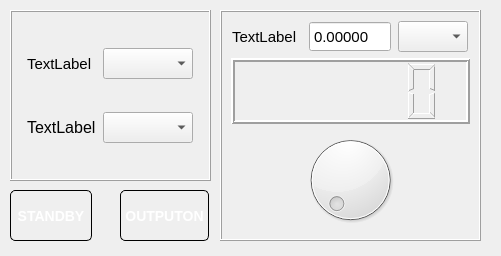
<?xml version="1.0" encoding="UTF-8"?>
<ui version="4.0">
 <class>MarkerDialog</class>
 <widget class="QDialog" name="MarkerDialog">
  <property name="geometry">
   <rect>
    <x>0</x>
    <y>0</y>
    <width>501</width>
    <height>256</height>
   </rect>
  </property>
  <property name="windowTitle">
   <string>时标</string>
  </property>
  <property name="windowIcon">
   <iconset resource="resourcefile.qrc">
    <normaloff>:/Icon/Icon/wave-6.png</normaloff>:/Icon/Icon/wave-6.png</iconset>
  </property>
  <widget class="QFrame" name="frame_8">
   <property name="geometry">
    <rect>
     <x>220</x>
     <y>10</y>
     <width>261</width>
     <height>231</height>
    </rect>
   </property>
   <property name="frameShape">
    <enum>QFrame::Box</enum>
   </property>
   <property name="frameShadow">
    <enum>QFrame::Raised</enum>
   </property>
   <layout class="QGridLayout" name="gridLayout_2">
    <item row="0" column="0">
     <layout class="QVBoxLayout" name="verticalLayout">
      <item>
       <layout class="QHBoxLayout" name="horizontalLayout_15">
        <item>
         <widget class="QLabel" name="MarkerPeriod_Label">
          <property name="minimumSize">
           <size>
            <width>70</width>
            <height>31</height>
           </size>
          </property>
          <property name="maximumSize">
           <size>
            <width>70</width>
            <height>31</height>
           </size>
          </property>
          <property name="font">
           <font>
            <pointsize>11</pointsize>
           </font>
          </property>
          <property name="text">
           <string>TextLabel</string>
          </property>
         </widget>
        </item>
        <item>
         <widget class="QDoubleSpinBox" name="MarkerPeriod_Dsb">
          <property name="minimumSize">
           <size>
            <width>82</width>
            <height>31</height>
           </size>
          </property>
          <property name="maximumSize">
           <size>
            <width>82</width>
            <height>31</height>
           </size>
          </property>
          <property name="font">
           <font>
            <pointsize>11</pointsize>
           </font>
          </property>
          <property name="buttonSymbols">
           <enum>QAbstractSpinBox::NoButtons</enum>
          </property>
          <property name="decimals">
           <number>5</number>
          </property>
          <property name="maximum">
           <double>1000.000000000000000</double>
          </property>
         </widget>
        </item>
        <item>
         <widget class="QComboBox" name="MarkerPeriodUnit_Cmb">
          <property name="minimumSize">
           <size>
            <width>70</width>
            <height>31</height>
           </size>
          </property>
          <property name="maximumSize">
           <size>
            <width>70</width>
            <height>31</height>
           </size>
          </property>
          <property name="font">
           <font>
            <pointsize>18</pointsize>
            <weight>75</weight>
            <bold>true</bold>
           </font>
          </property>
         </widget>
        </item>
       </layout>
      </item>
      <item>
       <widget class="QLCDNumber" name="lcdNumber">
        <property name="lineWidth">
         <number>2</number>
        </property>
        <property name="smallDecimalPoint">
         <bool>true</bool>
        </property>
        <property name="segmentStyle">
         <enum>QLCDNumber::Outline</enum>
        </property>
       </widget>
      </item>
      <item>
       <widget class="QDial" name="MarkerPeriod_Dial"/>
      </item>
     </layout>
    </item>
   </layout>
  </widget>
  <widget class="QPushButton" name="StandBy_pushBtn">
   <property name="geometry">
    <rect>
     <x>10</x>
     <y>190</y>
     <width>82</width>
     <height>51</height>
    </rect>
   </property>
   <property name="font">
    <font>
     <pointsize>-1</pointsize>
     <weight>75</weight>
     <italic>false</italic>
     <bold>true</bold>
    </font>
   </property>
   <property name="styleSheet">
    <string notr="true">QPushButton {
    border: 1px solid #000000;
    border-radius: 5px;
    background-color: qlineargradient(x1: 0, y1: 0, x2: 0, y2: 1,
                                   stop: 0 #dedede, stop: 0.5 #434343,
                                   stop: 0.51 #000000, stop: 1 #656a6d);
    color: #FFFFFF;
    font: bold 14px;
    min-width: 80px;
}

QPushButton:pressed {
    background-color: qlineargradient(x1: 0, y1: 0, x2: 0, y2: 1,
                                   stop: 0 #cfcccc, stop: 0.5 #333232,
                                   stop: 0.51 #000000, stop: 1 #585c5f);
    color: #00CC00;
}
QPushButton:flat {
    border: none;
}</string>
   </property>
   <property name="text">
    <string>STANDBY</string>
   </property>
  </widget>
  <widget class="QPushButton" name="OutputOn_pushBtn">
   <property name="geometry">
    <rect>
     <x>120</x>
     <y>190</y>
     <width>89</width>
     <height>51</height>
    </rect>
   </property>
   <property name="font">
    <font>
     <pointsize>-1</pointsize>
     <weight>75</weight>
     <italic>false</italic>
     <bold>true</bold>
    </font>
   </property>
   <property name="styleSheet">
    <string notr="true">QPushButton {
    border: 1px solid #000000;
    border-radius: 5px;
    background-color: qlineargradient(x1: 0, y1: 0, x2: 0, y2: 1,
                                   stop: 0 #dedede, stop: 0.5 #434343,
                                   stop: 0.51 #000000, stop: 1 #656a6d);
    color: #FFFFFF;
    font: bold 14px;
    min-width: 80px;
}

QPushButton:pressed {
    background-color: qlineargradient(x1: 0, y1: 0, x2: 0, y2: 1,
                                   stop: 0 #cfcccc, stop: 0.5 #333232,
                                   stop: 0.51 #000000, stop: 1 #585c5f);
    color: #00CC00;
}
 
QPushButton:flat {
    border: none;
}</string>
   </property>
   <property name="text">
    <string>OUTPUTON</string>
   </property>
  </widget>
  <widget class="QFrame" name="frame">
   <property name="geometry">
    <rect>
     <x>10</x>
     <y>10</y>
     <width>201</width>
     <height>171</height>
    </rect>
   </property>
   <property name="frameShape">
    <enum>QFrame::Box</enum>
   </property>
   <property name="frameShadow">
    <enum>QFrame::Raised</enum>
   </property>
   <layout class="QGridLayout" name="gridLayout">
    <item row="1" column="0">
     <layout class="QHBoxLayout" name="horizontalLayout_17">
      <item>
       <widget class="QLabel" name="MarkerAmp_Label">
        <property name="minimumSize">
         <size>
          <width>70</width>
          <height>31</height>
         </size>
        </property>
        <property name="maximumSize">
         <size>
          <width>70</width>
          <height>31</height>
         </size>
        </property>
        <property name="font">
         <font>
          <pointsize>12</pointsize>
         </font>
        </property>
        <property name="text">
         <string>TextLabel</string>
        </property>
       </widget>
      </item>
      <item>
       <widget class="QComboBox" name="MarkerAmp_Cmb">
        <property name="minimumSize">
         <size>
          <width>90</width>
          <height>31</height>
         </size>
        </property>
        <property name="maximumSize">
         <size>
          <width>90</width>
          <height>31</height>
         </size>
        </property>
        <property name="font">
         <font>
          <pointsize>11</pointsize>
          <weight>50</weight>
          <bold>false</bold>
         </font>
        </property>
       </widget>
      </item>
     </layout>
    </item>
    <item row="0" column="0">
     <layout class="QHBoxLayout" name="horizontalLayout_16">
      <item>
       <widget class="QLabel" name="MarkerWaveNo_Label">
        <property name="minimumSize">
         <size>
          <width>70</width>
          <height>31</height>
         </size>
        </property>
        <property name="maximumSize">
         <size>
          <width>70</width>
          <height>31</height>
         </size>
        </property>
        <property name="font">
         <font>
          <pointsize>11</pointsize>
         </font>
        </property>
        <property name="text">
         <string>TextLabel</string>
        </property>
       </widget>
      </item>
      <item>
       <widget class="QComboBox" name="MarkerWaveNo_Cmb">
        <property name="minimumSize">
         <size>
          <width>90</width>
          <height>31</height>
         </size>
        </property>
        <property name="maximumSize">
         <size>
          <width>90</width>
          <height>31</height>
         </size>
        </property>
        <property name="font">
         <font>
          <pointsize>11</pointsize>
          <weight>50</weight>
          <bold>false</bold>
         </font>
        </property>
       </widget>
      </item>
     </layout>
    </item>
   </layout>
  </widget>
 </widget>
 <resources>
  <include location="resourcefile.qrc"/>
 </resources>
 <connections/>
</ui>
